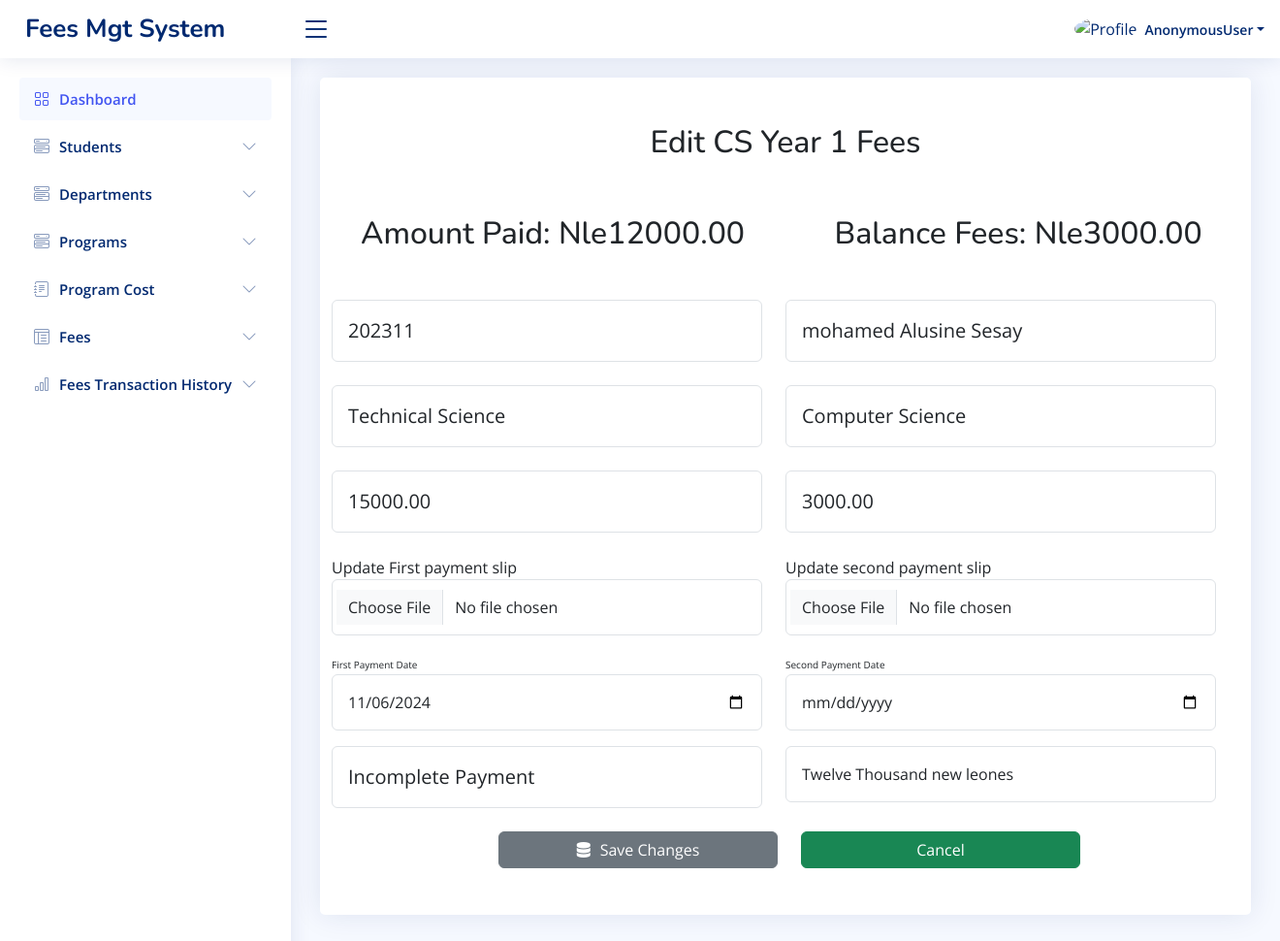
Before: /cs_fees1/15/ with the older database file.
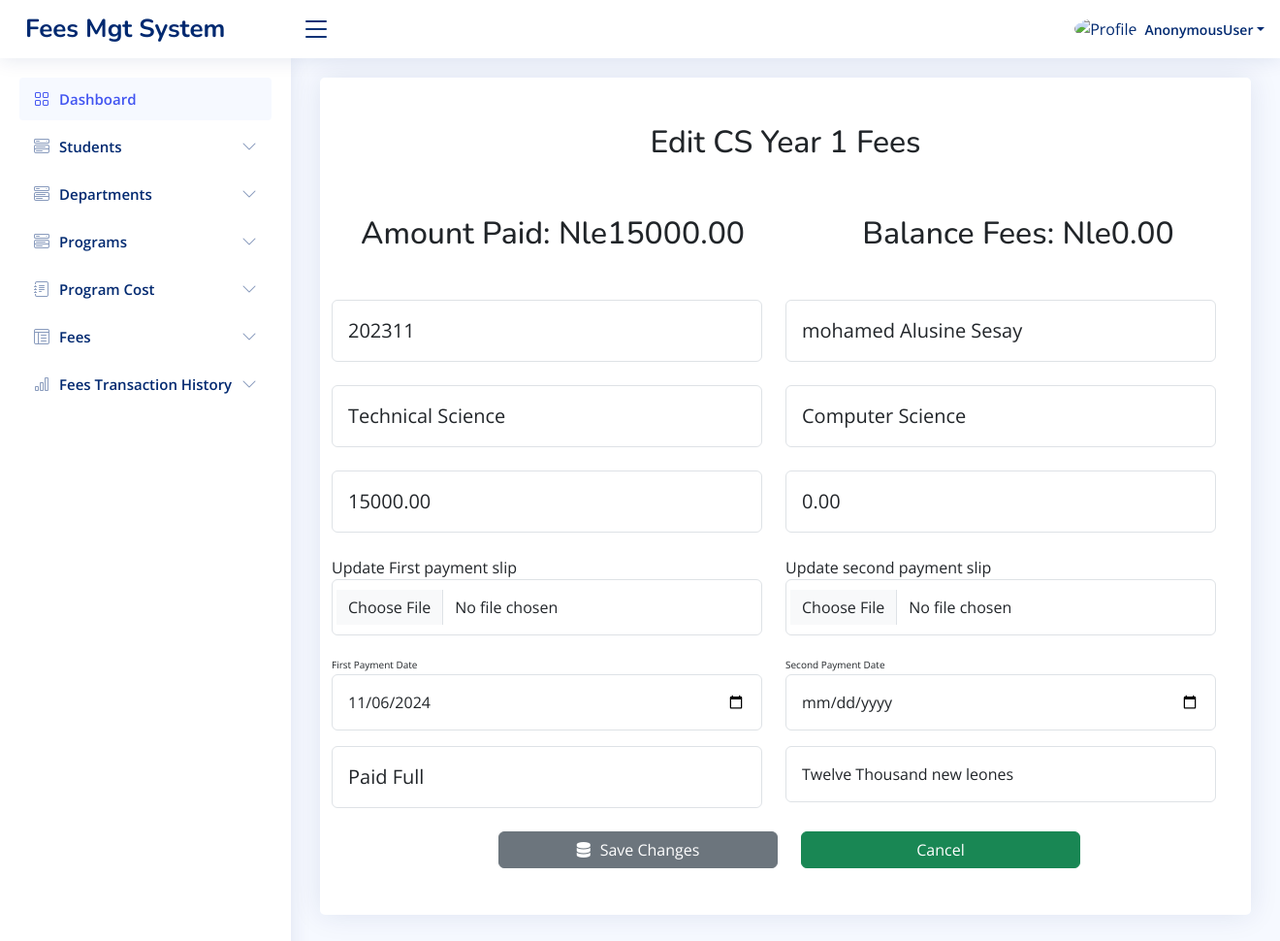
After: the same page with the newer database file.
### app/models.py (models this page shows, shortened)
class CS_Fees1(models.Model):
    student_name = models.CharField(max_length=100)
    id_number = models.CharField(max_length=20)
    program = models.ForeignKey(Programs, on_delete=models.CASCADE)
    program_details = models.ForeignKey(Programs, on_delete=models.CASCADE, related_name='program_details_payments', null=True, blank=True)
    department = models.ForeignKey(Department, on_delete=models.CASCADE)
    sum_of = models.CharField(max_length=200)
    paid_for = models.CharField(max_length=200, default='Tuition Fees')
    check_no = models.BigIntegerField(null=True, blank=True)
    receipt_no = models.CharField(max_length=20, unique=True, blank=True)
    amount_paid = models.DecimalField(max_digits=10, decimal_places=2)
    level = models.CharField(max_length=20, choices=LEVEL1)
    payment_date = models.DateField(null=True)
    second_payment_date = models.DateField(null=True, blank=True)
    cost_of_program = models.ForeignKey(CS_Cost1, on_delete=models.CASCADE, related_name='cost_of_program_payments')
    paid_fees = models.DecimalField(max_digits=10, decimal_places=2, default=0.00)
    payment_slip = models.FileField(upload_to='payment_slips/', blank=True, null=True)
    second_payment_slip = models.FileField(upload_to='payment_slips/', blank=True, null=True)
    payment_status = models.CharField(max_length=20, choices=[
        ('Paid Full', 'Paid Full'),
        ('Incomplete Fees', 'Incomplete Fees'),
    ])
    def balance(self):
        return Decimal(self.cost_of_program.program_fees) - self.paid_fees

class CS_Cost1(models.Model):
    program_name = models.CharField(max_length=255, null=True)
    program_duration = models.CharField(max_length=255)
    program_fees = models.DecimalField(max_digits=10, decimal_places=2)
    department = models.ForeignKey(Department, on_delete=models.CASCADE)
    all_program = models.ForeignKey(Programs, on_delete=models.CASCADE)

class Department(models.Model):
    department_name = models.CharField(max_length=100)

### app/views.py (the view, shortened to what this page needs)
# urls.py: path('cs_fees1/<int:fee_id>/', views.edit_cs_fees1, name='edit_cs_fees1'),
def edit_cs_fees1(request, fee_id):
    fees_entry = get_object_or_404(CS_Fees1, id=fee_id)
    cs_cost1 = CS_Cost1.objects.all()
    departments = Department.objects.all()
    all_programs = Programs.objects.all()
    return render(request, 'edit_cs_fees1.html', {
        'fees_entry': fees_entry,
        'cs_cost1': cs_cost1,
        'departments': departments,
        'all_programs': all_programs,
    })

### templates/edit_cs_fees1.html (shortened to what the changed rows need)
{% load static %}
<!DOCTYPE html>
<html lang="en">
<head>
    <link href="{% static 'vendor1/bootstrap/css/bootstrap.min.css' %}" rel="stylesheet">
    <link href="{% static 'vendor1/bootstrap-icons/bootstrap-icons.css' %}" rel="stylesheet">
    <link href="{% static 'vendor1/boxicons/css/boxicons.min.css' %}" rel="stylesheet">
    <link href="{% static 'vendor1/quill/quill.snow.css' %}" rel="stylesheet">
    <link href="{% static 'vendor1/quill/quill.bubble.css' %}" rel="stylesheet">
    <link href="{% static 'vendor1/remixicon/remixicon.css' %}" rel="stylesheet">
    <link href="{% static 'vendor1/simple-datatables/style.css' %}" rel="stylesheet">
    <link rel="stylesheet" href="https://cdnjs.cloudflare.com/ajax/libs/font-awesome/6.6.0/css/all.min.css" />
    <link href="{% static 'css1/style.css' %}" rel="stylesheet">
  </head>
<body>
  <main id="main" class="main">
    <section class="section">
      <div class="row">
        <div class="col-lg-12">
          <div class="card">
            <h2 class="text-center mt-5 mb-5">Edit CS Year 1 Fees</h2>
            <div class="container">
              <div class="row">
                <div class="col-md-6">
                  <h2 class="text-center mt-2 mb-5">Amount Paid: Nle{{ fees_entry.paid_fees }} </h2>
                </div>
                <div class="col-md-6">
                  <h2 class="text-center mt-2 mb-5">Balance Fees: Nle{{ fees_entry.balance }} </h2>
                </div>
              </div>
            </div>
        <div class="container">
          <div class="row">
            <form method="post" enctype="multipart/form-data">
              <div class="row">
                <div class="row">
                  <div class="col-md-6">
                    <input style="font-size: 20px;" type="number" name="id_number" value="{{ fees_entry.id_number }}" class="form-control shadow-none p-3">
                  </div>
                  <div class="col-md-6">
                    <input style="font-size: 20px;" type="text" name="student_name" value="{{ fees_entry.student_name }}" class="form-control shadow-none p-3">
                  </div>
                </div>
                <div class="row mt-4">
                  <div class="col-md-6">
                    <select name="department" class="form-control shadow-none p-3" style="font-size: 20px;">
                      {% for department in departments %}
                      <option value="{{ department.id }}" {% if fees_entry.department.id == department.id %}selected{% endif %}>
                        {{ department.department_name }}
                      </option>
                      {% endfor %}
                  </select>
                  </div>
                </div>
                <div class="row mt-4">
                  <div class="col-md-6">
                    <input style="font-size: 20px;" type="number" name="amount_paid" value="{{ fees_entry.balance }}" class="form-control shadow-none p-3">
                  </div>
                </div>
                <div class="row mt-3">
                  <div class="col-md-6">
                    <small style="font-size: 10px;">First Payment Date</small>
                    <input type="date" id="payment_date" class="form-control shadow-none p-3" value="{{ fees_entry.payment_date|date:'Y-m-d' }}" name="payment_date">
                </div>
              </div>
                <div class="row mt-3">
                  <div class="col-md-6">
                    <select class="form-control shadow-none p-3" name="payment_status"  style="font-size: 20px;" required>
                        <option value="Paid Full" {% if fees_entry.payment_status == 'Paid Full' %}selected{% endif %}>Paid Full</option>
                        <option value="Incomplete Fees" {% if fees_entry.payment_status == 'Incomplete Fees' %}selected{% endif %}>Incomplete Payment</option>
                  </select>
                </div>
                <div class="col-md-6">
                  <input type="text" class="form-control shadow-none p-3" name="sum_of" value="{{ fees_entry.sum_of }}" placeholder="Amount of fees Paid in words" required>
                </div>
                </div>
              </div>
          </form>
        </div>
        </div>
            </div>
          </div>
        </div>
    </section>
</body>
</html>

Changed rows visible on the page:
changed CS_Fees1 "mohamed Alusine Sesay": paid_fees "12000.00" → "15000.00"; balance "3000.00" → "0.00"; amount_paid "3000.00" → "0.00"; payment_status "Incomplete Payment" → "Paid Full"
